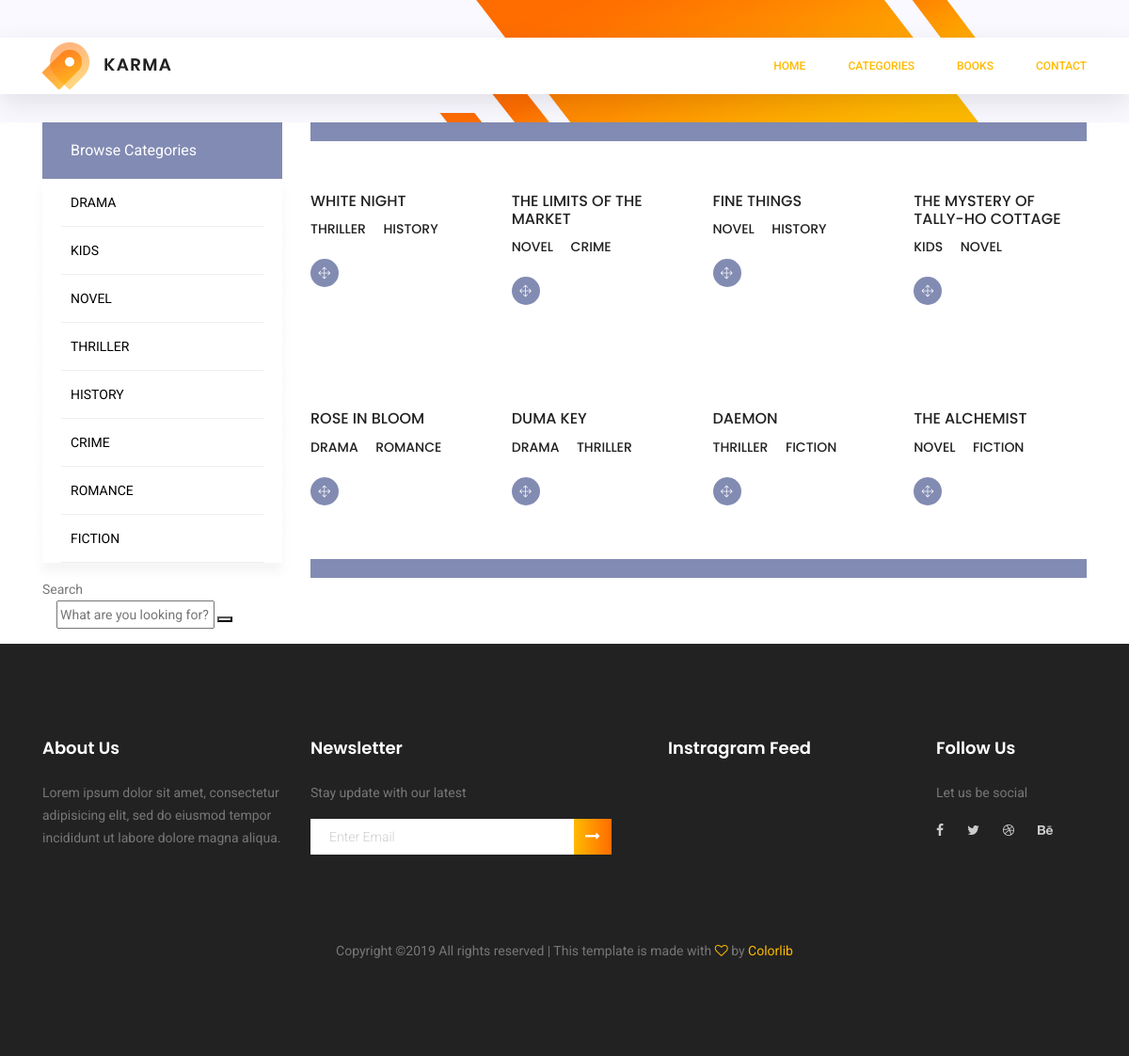
Page /categories/ on the committed database.
### accounts/models.py (models this page shows, shortened)
class Category(models.Model):
    title = models.CharField(max_length=20)
    def __str__(self):
        return self.title

class Book(models.Model):
    title = models.CharField(max_length=100)
    writer = models.CharField(max_length=100)
    short_description = models.TextField()
    long_description = models.TextField(blank=True, null=True)
    categories = models.ManyToManyField(Category)
    thumbnail = models.ImageField()
    featured = models.BooleanField()
    latest = models.BooleanField(default= False)
    timestamp = models.DateTimeField(auto_now_add=True)

### accounts/views.py (the view)
# urls.py: path('categories/', views.list, name='book-list'),
def list(request):
    categories = Category.objects.all().distinct()
    most_recent = Book.objects.filter(latest=True)
    book_list = Book.objects.all()
    paginator = Paginator(book_list, 8)
    page_request_var = 'page'
    page = request.GET.get(page_request_var)
    try:
        paginated_queryset = paginator.page(page)
    except PageNotAnInteger:
        paginated_queryset = paginator.page(1)
    except EmptyPage:
        paginated_queryset = paginator.page(paginator.num_pages)
    context = {
        'queryset': paginated_queryset,
        'most_recent': most_recent,
        'page_request_var': page_request_var,
        'categories': categories,
    }
    return render(request, 'category.html', context)

### templates/category.html (shortened to what this page needs)
{% extends 'base.html' %}
{% load static %}
{% block content %}
	<div class="container">
		<div class="row">
			<div class="col-xl-3 col-lg-4 col-md-5">
				<div class="sidebar-categories">
                    <div class="head">Browse Categories</div>
                    {% for cat in categories %}
					<ul class="main-categories">
						<li class="main-nav-list"><a  href="{% url 'category_search' cat.id %}">{{ cat.title }}</a>
						</li>
					</ul>
                     {% endfor %}
				</div>
			</div>
			<div class="col-xl-9 col-lg-8 col-md-7">
				<div class="filter-bar d-flex flex-wrap align-items-center">
				</div>
				<section class="lattest-product-area pb-40 category-list">
					<div class="row">
						{% for obj in  queryset %}
                    <div class="col-lg-3 col-md-6">
						<div class="single-product">
							<div class="product-details">
								<h6>{{ obj.title }}</h6>
                                <div class="price">
                                    {% for cat in obj.categories.all %}
									<h6>{{ cat}}</h6>
                                    {% endfor %}
								</div>
								<div class="prd-bottom">
									<a href="{% url 'single-book' obj.id %}" class="social-info">
										<span class="lnr lnr-move"></span>
									</a>
								</div>
							</div>
						</div>
					</div>
                {% endfor %}
					</div>
				</section>
				<div class="filter-bar d-flex flex-wrap align-items-center">
				</div>
			</div>
		</div>
    <div class="head">Search</div>
						 <aside class="col-lg-4">
                         {% include 'search_bar_widget.html' %}
                            					</aside>
					    </div>
{% endblock content %}

### rows in the picture
Category: title "DRAMA"
Category: title "KIDS"
Category: title "NOVEL"
Category: title "THRILLER"
Category: title "HISTORY"
Category: title "CRIME"
Category: title "ROMANCE"
Category: title "FICTION"
Book: title "WHITE NIGHT"
Book: title "THE LIMITS OF THE MARKET"
Book: title "FINE THINGS"
Book: title "THE MYSTERY OF TALLY-HO COTTAGE"
Book: title "ROSE IN BLOOM"
Book: title "DUMA KEY"
Book: title "DAEMON"
Book: title "THE ALCHEMIST"
